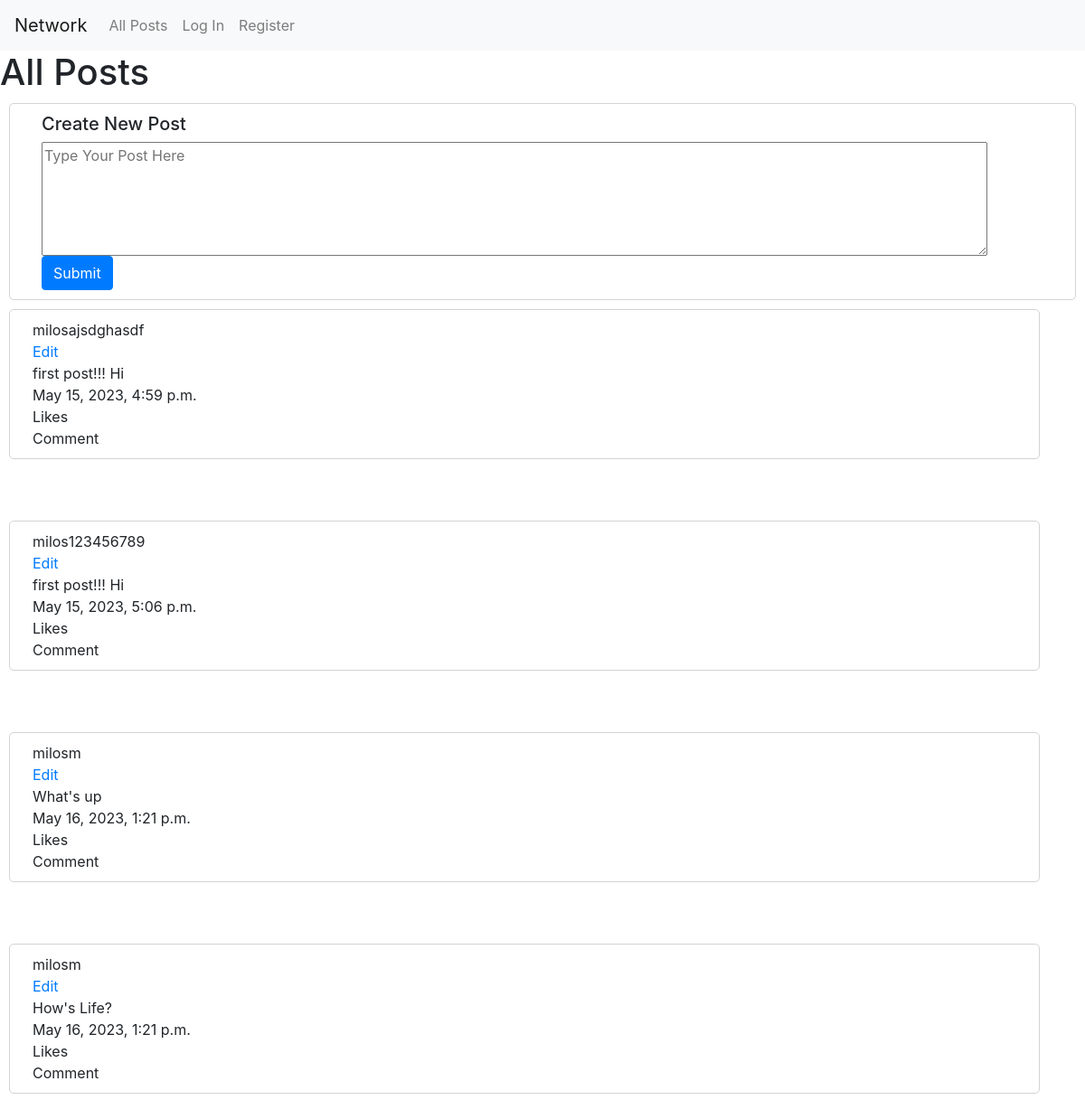
The page / on the database its author committed.
### network/models.py (models this page shows)
class Post(models.Model):
    creator = models.ForeignKey(User, on_delete=models.CASCADE)
    content = models.CharField(max_length=512)
    datetime = models.DateTimeField(default=datetime.now())

class User(AbstractUser):
    pass

### network/views.py (the view)
# urls.py: path("", views.index, name="index"),
def index(request):
    posts = Post.objects.all()
    return render(request, "network/index.html", {"posts":posts})

### network/templates/network/index.html
{% extends "network/layout.html" %}
{% block body %}
    <h1>All Posts</h1>
    <div id = "post">
        <form id="compose-form">
            <div class="form-row">
                <h5>Create New Post</h5>
            </div>
            <div class="form-row">
                <textarea type="text" cols="100" rows="5" placeholder="Type Your Post Here"></textarea>
            </div>
            <div class="form-row">
                <input type="submit" class="btn btn-primary" Post>
            </div>
        </form>
    </div>
    {% include "network/postLayout.html" %}
{% endblock %}

### network/templates/network/postLayout.html
{% for post in posts %}
    <div class="container" id="post">
        <div class="row" >
            {{post.creator.username}}
        </div>
        <div class="row" >
            <a href="">Edit</a>
        </div>
        <div class="row" >
            {{post.content}}
        </div>
        <div class="row" >
            {{post.datetime}}
        </div>
        <div class="row" >
            Likes
        </div>
        <div class="row" >
            Comment
        </div>
    </div>
    <br>
    <br>
{% endfor %}

### network/static/network/styles.css (style rules this page uses)
#post { border-style: solid !important; border-color: #d3d3d3 !important; background-color: white !important; border-width: thin !important; border-radius:5px !important; padding:10px; margin:10px; padding-left: 40px; }

### rows shown on the page
Post: creator.username "milosajsdghasdf", content "first post!!! Hi", datetime "May 15, 2023, 4:59 p.m."
Post: creator.username "milos123456789", content "first post!!! Hi", datetime "May 15, 2023, 5:06 p.m."
Post: creator.username "milosm", content "What's up", datetime "May 16, 2023, 1:21 p.m."
Post: creator.username "milosm", content "How's Life?", datetime "May 16, 2023, 1:21 p.m."
